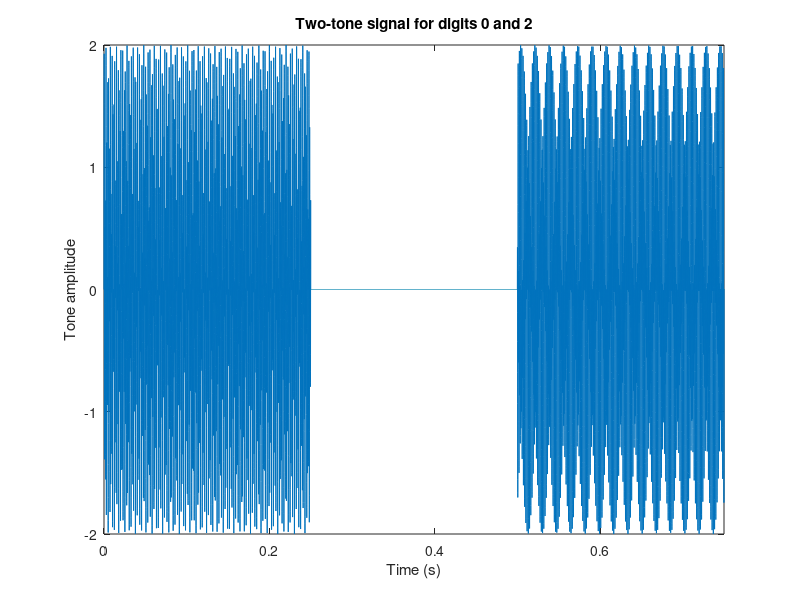

This figure's MATLAB source: (Note: this script raises an error after producing the figure.)
clear;
close all;

%% 3.3 DIAL TONE PAD: Noise Free

%% Randomly generate number

number = [0 2 0 floor(10*rand(1,8))]

%% Parameters

fs = 32768;
dial_time = 0.25;
t = 0:1/fs:21*dial_time-1/fs;
samples_per_section = length(t)/21;


%% Generate signals

for i = 1:11;
    switch number(i)
        case 0
            f1(i) = 941;
            f2(i) = 1336;
        case 1   
            f1(i) = 697;
            f2(i) = 1209;
        case 2
            f1(i) = 697;
            f2(i) = 1336;
        case 3 
            f1(i) = 697;
            f2(i) = 1477;
        case 4
            f1(i) = 770;
            f2(i) = 1209;      
        case 5   
            f1(i) = 770;
            f2(i) = 1336;
        case 6
            f1(i) = 770;
            f2(i) = 1477;
        case 7 
            f1(i) = 852;
            f2(i) = 1209;
        case 8
            f1(i) = 852;
            f2(i) = 1336;    
        case 9
            f1(i) = 852;
            f2(i) = 1477;
    end
end

% Add zeros for the idle time
f1 = [f1(1) 0 f1(2) 0 f1(3) 0 f1(4) 0 f1(5) 0 ... 
    f1(6) 0 f1(7) 0 f1(8) 0 f1(9) 0 f1(10) 0 f1(11)];
f2 = [f2(1) 0 f2(2) 0 f2(3) 0 f2(4) 0 f2(5) 0 ...
    f2(6) 0 f2(7) 0 f2(8) 0 f2(9) 0 f2(10) 0 f2(11)];

% Create discrete-time signal
for i=1:length(t);
    y(i) = sin( 2*pi*t(i)*f1(ceil(i/samples_per_section)) ) ...
        + sin( 2*pi*t(i)*f2(ceil(i/samples_per_section)) );
end

%% Plots

figure
plot(t, y);
axis([t(1) t(3*samples_per_section) -2 2])
xlabel('Time (s)');
ylabel('Tone amplitude');
title('Two-tone signal for digits 0 and 2');

figure
spectrogram(y, hann(samples_per_section), 0, samples_per_section, fs);
title('Spectrogram of DTMF signal from a randomly generated London landline number');

%% Corrupt with WGN

SNR = 50;

signal_power = 1/2; % Power of two othrogonal sinusoids = 2* (amplitude^2)/2
                    % Assume idle half the time -> average power is
                    % the power of the sines divided by 2
                    
noise_sigma = sqrt( 10^(-SNR/10) );

titlestr = sprintf('Noise corrupted signal. SNR = %d', SNR);

% Create noise corrupted signal
for i=1:length(t);
    y(i) = sin( 2*pi*t(i)*f1(ceil(i/samples_per_section)) ) ...
        + sin( 2*pi*t(i)*f2(ceil(i/samples_per_section)) ) + noise_sigma*randn;
end

figure
spectrogram(y, hann(samples_per_section), 0, samples_per_section, fs);
title(titlestr);
